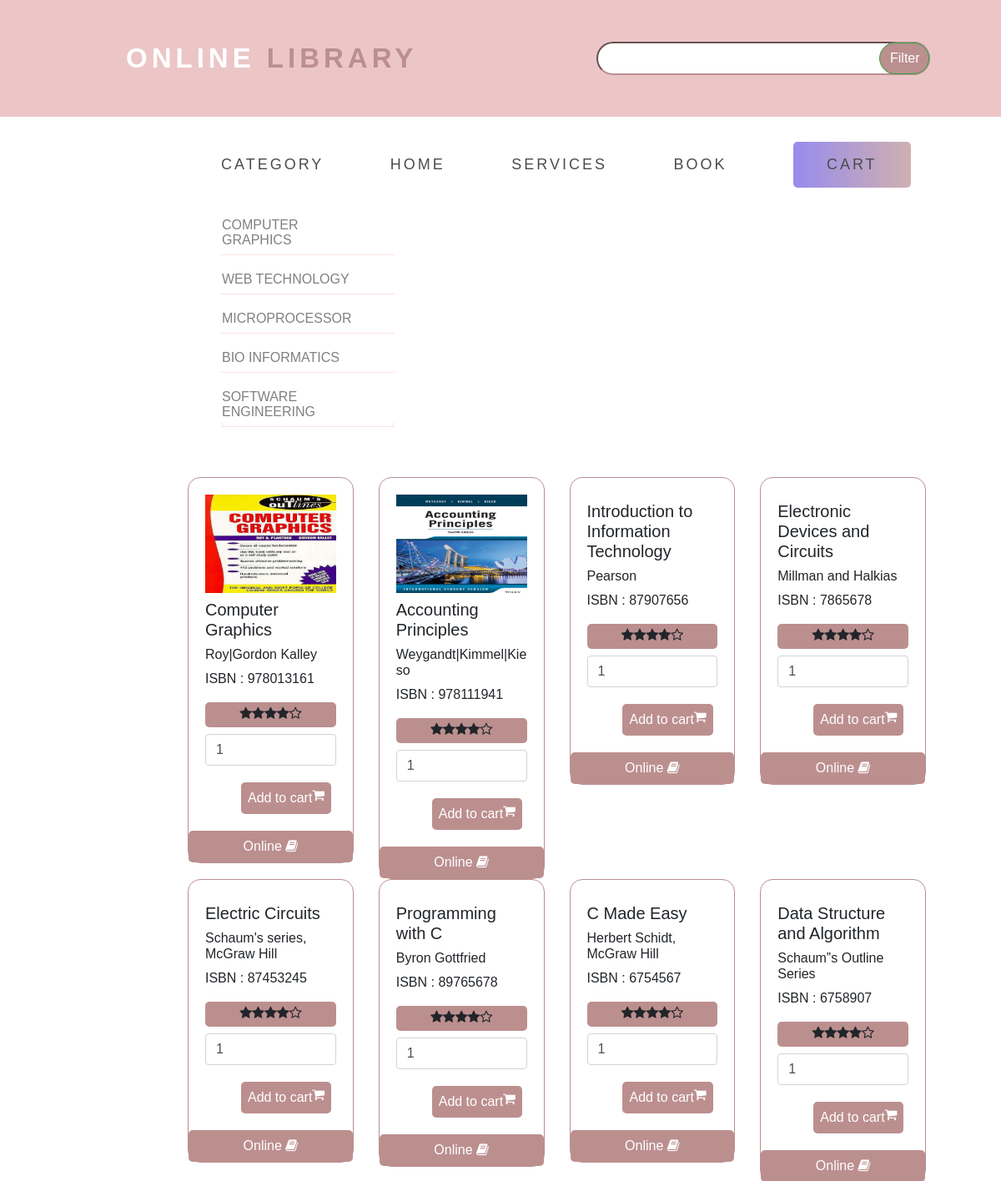
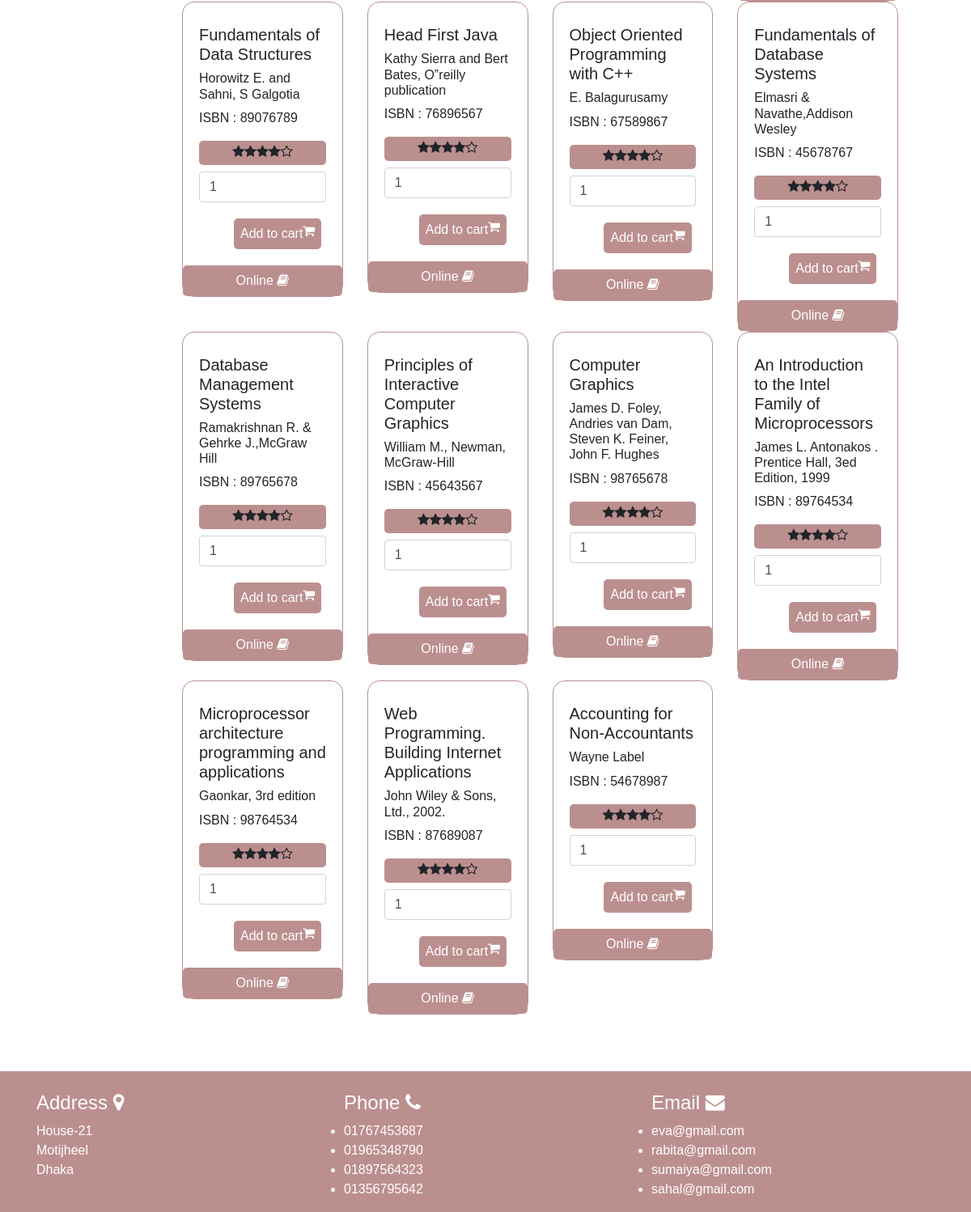
Page /php/book.php on the committed database (2 pictures, top to bottom).
### tables this page shows
CREATE TABLE `book1` (
  `id` int(255) NOT NULL,
  `isbn` int(255) NOT NULL,
  `name` text NOT NULL,
  `writer` text NOT NULL,
  `category` text NOT NULL,
  `image` varchar(1000) NOT NULL,
  `count` int(255) NOT NULL,
  `link` varchar(1000) NOT NULL
);

### php/book.php (the view, shortened to what this page needs)
                <?php
if(isset($_POST['search']))
{
  $valueToSearch=$_POST['valueToSearch'];
  $query= "select * from book1 where CONCAT(name,writer,category) LIKE '%".$valueToSearch."%' UNION SELECT *
  FROM `book1`
  WHERE
   `name` = '".$valueToSearch."'
     OR `writer` = '".$valueToSearch."'
     OR `category` = '".$valueToSearch."'
";
  $search_result=filterTable($query);
}
else{
  $query="select * from book1";
  $search_result=filterTable($query);
}
function filterTable($query)
{
  $connect=mysqli_connect("localhost","root","","webtech");
$filter_Result=mysqli_query($connect,$query)  or die( mysqli_error($connect));
return $filter_Result;
}
?>
<html lang="en">
<head>
    <link rel="stylesheet" type="text/css" href="../css/new1.css">
    <link rel="stylesheet" href="https://stackpath.bootstrapcdn.com/font-awesome/4.7.0/css/font-awesome.min.css">
    <link rel="stylesheet" href="https://maxcdn.bootstrapcdn.com/bootstrap/4.5.2/css/bootstrap.min.css">
</head>
<body>
   <div class="ratri">
     <div class="row">
       <div class="col-md-6">
         <div class="navbar">
         <div class="logo">
                <a href="">Online<span> Library</span></a>
            </div>
         </div>
       </div>
       <div class="col-md-6">
       <form action="book.php"  method="post" >
            <div class="search">
            <div class="s1">
                <div class="s2">
                    <input type="text" class="input"  name="valueToSearch" >
                    <div class="btn btn_common">
                    <input type="submit" class="btn btn-success" name="search" value="Filter">
                    </div>
                </div>
            </div>
        </div>
            </form>
       </div>
     </div>
   </div>
   <section id="nav">
     <div class="container">
     <div class="menu">
                <ul>
                    <li class="r1">
                        <a href="">Category</a></li>
                        <li><a href="../index.html">Home</a></li>
                        <li><a href="aboutdemo.php">Services</a></li>
                       <li> <a href="book.php">Book</a></li>
                       <li class="reg-btn"> <a href="cart.php">Cart</a></li>
                </ul>
            </div>
            <div class="row">
              <div class="col-md-3">
              <div class="table-responsive">
            <table class="t1">
                <thead>
                    <tr>
                        <th><a href="cg.php">COMPUTER GRAPHICS</a></th>
                    </tr>
                    <tr>
                        <th><a href="wt.php">WEB TECHNOLOGY</a></th>
                    </tr>
                    <tr>
                        <th><a href="mp.php">MICROPROCESSOR</a></th>
                    </tr>
                    <tr>
                        <th><a href="bi.php">BIO INFORMATICS</a></th>
                    </tr>
                    <tr>
                        <th><a href="se.php">SOFTWARE ENGINEERING</a></th>
                    </tr>
                </thead>
</table>
</div>
              </div>
              <div class="col-md-9">
              </div>
            </div>
     </div>
   </section>
   <section id="item">
     <div class="container">
       <div class="row">
       <?php
  while($res=mysqli_fetch_array($search_result)):?>
  <div class="col-md-3">
    <form action="book.php?action=add&id=<?php echo $res["id"];?>" method="post">
    <div class="card">
      <div class="card-body">
      <img src="../image/<?php echo $res['image'];?>" alt="" class="img-fluid mb-2">
<h5><?php echo $res['name'];?></h5>
<h6><?php echo $res['writer'];?></h6>
<p>ISBN : <span><?php echo $res['isbn'];?></span></p>
<h6 class="b3">
                  <i class="fa fa-star">
                  </i>
                  <i class="fa fa-star">
                  </i>
                  <i class="fa fa-star">
                  </i>
                  <i class="fa fa-star">
                  </i>
                  <i class="fa fa-star-o">
                  </i>
              </h6>
              <input type="text" name="quantity" class="form-control" value="1">
      </div>
      <div class="b1">
      <button class="reg-btn" name="add">Add to cart <i class=" fa fa-shopping-cart"></i></button>
      </div>
      <div class="b2">
      <a href="pdf.php?id=<?php echo $res['id']?>"> <data-toggle="tooltip" data-placement="top" title="Preview">Online <i class="fa fa-book" aria-hidden="true"></i></a>
      </div>
    </div>
  </form>
  </div>
  <?php endwhile;?>
       </div>
     </div>
   </section>
   <section id="footer">
  <div class="container">
    <div class="row">
      <div class="col-md-4 footer-box">
        <h4>Address <i class="fa fa-map-marker"></i></h4>
        <p>House-21<br>Motijheel<br>Dhaka</p>
      </div>
      <div class="col-md-4 footer-box">
        <h4>Phone <i class="fa fa-phone"></i>
        </h4>
        <ul>
          <li>
            01767453687
          </li>
          <li>
            01965348790
          </li>
          <li>
            01897564323
          </li>
          <li>
            01356795642
          </li>
        </ul>
      </div>
      <div class="col-md-4 footer-box">
        <h4>Email <i class="fa fa-envelope"></i></h4>
        <ul>
          <li>
            eva@gmail.com
          </li>
          <li>
            rabita@gmail.com
          </li>
          <li>
            sumaiya@gmail.com
          </li>
          <li>
            sahal@gmail.com
          </li>
        </ul>
      </div>
    </div>
  </div>
  </section>
</body>
</html>

### css/new1.css (style rules this page uses)
* { margin: 0; padding: 0; box-sizing: border-box; font-family:'Josefin Sans',sans-serif; }
.ratri { padding-top: 30px; padding-left: 35px; padding-right: 35px; padding-bottom: 30px; background: rgb(236, 198, 198); }
.search .input { border-color: rosybrown; background-color: #fff; }
.s1 .s2 { position: relative; width: 400px; height: 40px; margin-left: 100px; top: 20px ; font-size: 33px; font-weight: 900; text-transform: uppercase; letter-spacing: 5px; }
.s1 .s2 .input { position: absolute; top: 0; left: 0; height: 100%; width: 100%; border-radius: 20px; font-size: 18px; padding-left: 10px; }
.s1 .s2 .btn { position: absolute; top: 0; right: 0; width: 60px; height: 100%; background: rosybrown; z-index: 1; cursor: pointer; border-bottom-right-radius: 20px; border-bottom-left-radius: 20px; border-top-left-radius: 20px; border-top-right-radius: 20px; }
.navbar { width:100%; height:80px; display:flex; justify-content: space-between; }
.navbar .logo a { margin-left: 100px; font-size: 33px; font-weight: 900; text-transform: uppercase; letter-spacing: 5px; color: #fff!important; }
.navbar .logo span { font-size: 33px; color: rosybrown; }
#nav { padding-top: 30px; padding-left: 250px; }
.menu ul li { display: inline-block; }
.menu ul li a { position: relative; color: black!important; opacity: 0.7; margin-right: 75px; font-size: 18px; font-weight: 500; display: flex; align-items: center; letter-spacing: 3px; text-transform: uppercase; }
.menu ul li a:after { position:absolute; left:0; top:35px; width:100%; height:4px; background: rgb(209, 108, 108); content:''; opacity: 0; transition: all 0.3s; border-radius: 6px; }
.reg-btn a { display: block; padding: 14px 40px; font-size: 20px; font-weight: 200; background-image: linear-gradient(to right,#6c5ce7, rosybrown); margin-right: 100px; letter-spacing: 1px; border-radius: 5px; transition: all 0.3s; color:#fff!important; }
table { border-collapse:collapse; background-color:#fff; box-shadow:0 10px 0 rgba(0,0,0,.03); border-radius:10px; }
th,td { border-top: none; border-left: none; border-right: none; border-bottom:1px solid #ffe0e0 ; padding:8px 30px; color:grey; }
th { text-transform:uppercase; font-weight:500; padding-top: 20px; padding-left: 1px; }
#item { margin-top: 60px; margin-left: 210px; margin-right: 75px; }
.b1 .reg-btn { margin-left: 32%; background: rosybrown; background-color: rosybrown; border-radius: 5px; padding-top: 7px; padding-bottom: 7px; padding-left: 8px; padding-right: 8px; border: none; color: #fff!important; display: flex; justify-content: center; }
.b2 { margin-top: 20px; }
.b2 a { background: rosybrown; background-color: rosybrown; border-radius: 5px; padding-top: 7px; padding-bottom: 7px; padding-left: 7px; padding-right: 7px; border: none; color: #fff!important; display: flex; justify-content: center; }
.b3 { background-color: rosybrown; background: rosybrown; border-radius: 5px; display: flex; justify-content: center; height: 30px; padding-top: 5px; }
.row .card { border: 1px solid rosybrown; border-radius: 15px; }
#footer { background-color: rosybrown; color:#fff; margin-top: 70px; }
.footer-box { margin-top: 25px; font-weight: 500; padding-left: 140px; }
.t1 a { color: grey!important; height: 10px; }

### rows in the picture
book1: image (picture), name "Computer Graphics", writer "Roy|Gordon Kalley", isbn "978013161"
book1: image (picture), name "Accounting Principles", writer "Weygandt|Kimmel|Kieso", isbn "978111941"
book1: name "Introduction to Information Technology", writer "Pearson", isbn "87907656"
book1: name "Electronic Devices and Circuits", writer "Millman and Halkias", isbn "7865678"
book1: name "Electric Circuits", writer "Schaum's series, McGraw Hill", isbn "87453245"
book1: name "Programming with C", writer "Byron Gottfried", isbn "89765678"
book1: name "C Made Easy", writer "Herbert Schidt, McGraw Hill", isbn "6754567"
book1: name "Data Structure and Algorithm", writer "Schaum‟s Outline Series", isbn "6758907"
book1: name "Fundamentals of Data Structures", writer "Horowitz E. and Sahni, S Galgotia", isbn "89076789"
book1: name "Head First Java", writer "Kathy Sierra and Bert Bates, O‟reilly publication", isbn "76896567"
book1: name "Object Oriented Programming with C++", writer "E. Balagurusamy", isbn "67589867"
book1: name "Fundamentals of Database Systems", writer "Elmasri & Navathe,Addison Wesley", isbn "45678767"
book1: name "Database Management Systems", writer "Ramakrishnan R. & Gehrke J.,McGraw Hill", isbn "89765678"
book1: name "Principles of Interactive Computer Graphics", writer "William M., Newman, McGraw-Hill", isbn "45643567"
book1: name "Computer Graphics", writer "James D. Foley, Andries van Dam, Steven K. Feiner, John F. Hughes", isbn "98765678"
book1: name "An Introduction to the Intel Family of Microprocessors", writer "James L. Antonakos . Prentice Hall, 3ed Edition, 1999", isbn "89764534"
book1: name "Microprocessor architecture programming and applications", writer "Gaonkar, 3rd edition", isbn "98764534"
book1: name "Web Programming. Building Internet Applications", writer "John Wiley & Sons, Ltd., 2002.", isbn "87689087"
book1: name "Accounting for Non-Accountants", writer "Wayne Label", isbn "54678987"
